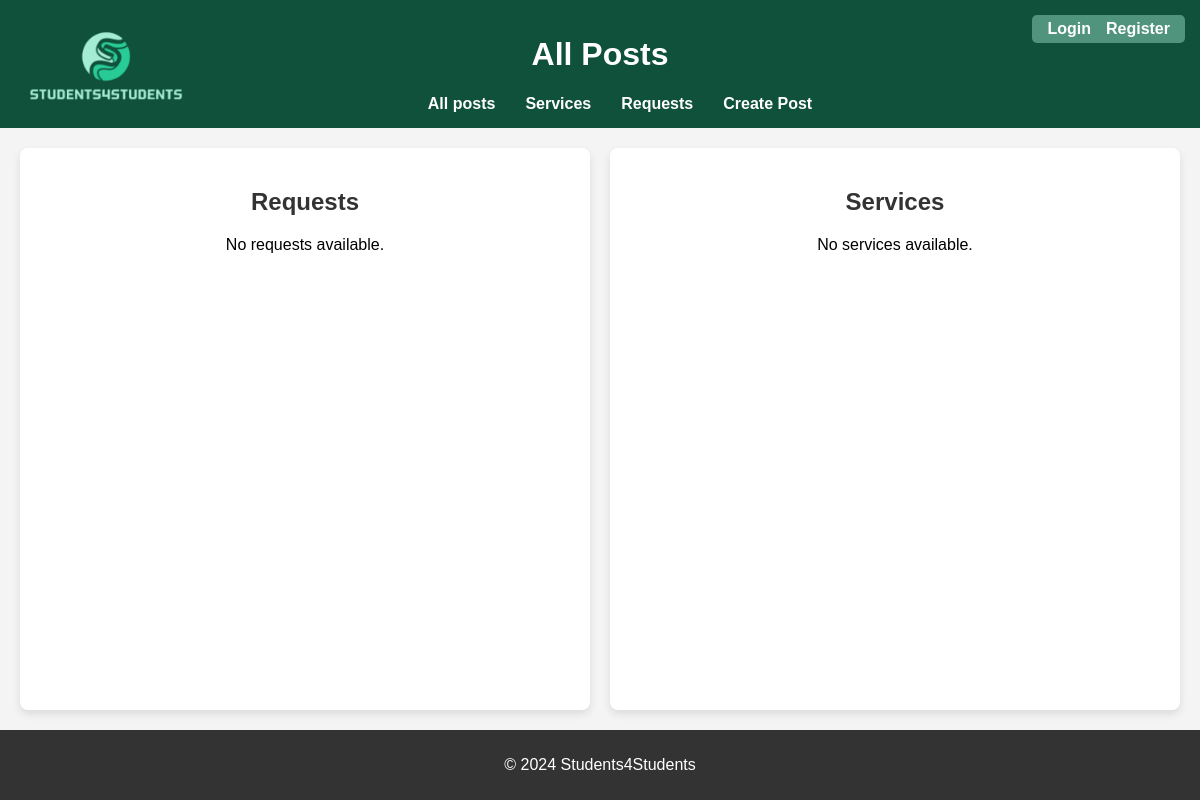
The app's page /allposts, older data.
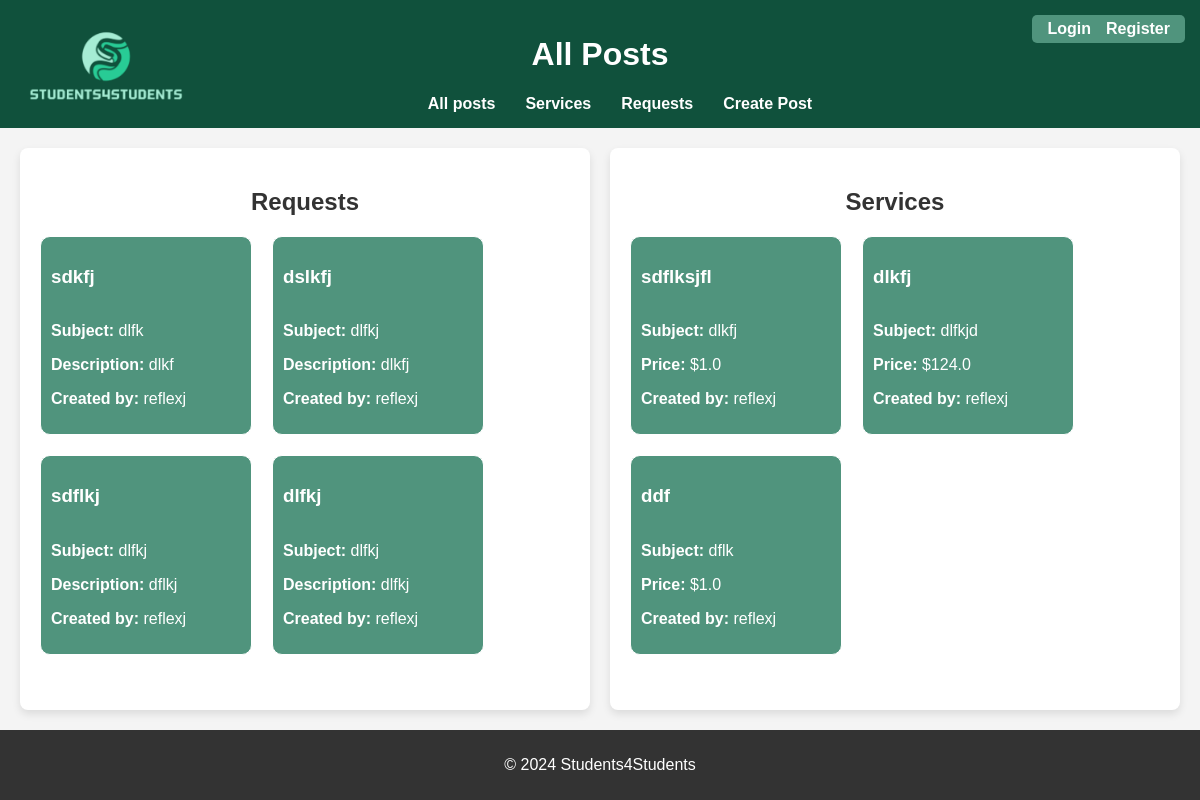
The same page, newer data.
### app.py (models this page shows, shortened)
class RequestPost(db.Model):
    id = db.Column(db.Integer, primary_key=True)
    title = db.Column(db.String(100), nullable=False)
    description = db.Column(db.String(200), nullable=False)
    subject = db.Column(db.String(100), nullable=False)
    price = db.Column(db.String(100), nullable=False)
    additional_information = db.Column(db.String(200), nullable=True)
    contact =db.Column(db.String(100), nullable = False)
    user_id = db.Column(db.Integer, db.ForeignKey('user.id'), nullable=False)
    user = db.relationship('User', backref=db.backref('requests', lazy=True))

class User(db.Model, UserMixin):
    id = db.Column(db.Integer, primary_key=True)
    username = db.Column(db.String(150), unique=True, nullable=False)
    email = db.Column(db.String(150), unique=True, nullable=False)
    password = db.Column(db.String(150), nullable=False)
    posts = db.relationship('ServicePost', backref='user', lazy=True)

class ServicePost(db.Model):
    id = db.Column(db.Integer, primary_key=True)
    title = db.Column(db.String(100), nullable=False)
    description = db.Column(db.String(200), nullable=False)
    price = db.Column(db.Float, nullable=False)
    subject = db.Column(db.String(100), nullable=False)
    university = db.Column(db.String(100), nullable=False)
    semester = db.Column(db.String(50), nullable=False)
    contact =db.Column(db.String(100), nullable = False)
    additional_info =db.Column(db.String(200), nullable = True)
    user_id = db.Column(db.Integer, db.ForeignKey('user.id'), nullable=False)

### app.py (the view)
@app.route('/allposts')
def allposts():
    posts = ServicePost.query.join(User).add_columns(User.username).all()
    requests = RequestPost.query.join(User).add_columns(User.username).all()
    return render_template('allposts.html', requests =requests, posts = posts)

### templates/allposts.html (shortened to what this page needs)
<!DOCTYPE html>
<html lang="en">
<head>
    <link rel="stylesheet" href="{{ url_for('static', filename='style_allposts.css') }}">
</head>
<body>
    <header>
        <a href="/">
            <img src="{{ url_for('static', filename='images/logo.png') }}" alt="Website Logo" id="logo">
        </a>
        <h1>All Posts</h1>
        <nav>
            <ul>
                <li><a href="/allposts">All posts</a></li>
                <li><a href="/supply">Services</a></li>
                <li><a href="/requests">Requests</a></li>
                <li><a href="/createpost">Create Post</a></li>
            </ul>
        </nav>
        <section class="auth-links">
            {% if current_user.is_authenticated %}
                <a href="/profile">Your Profile</a>
                <a href="{{ url_for('logout') }}">Logout</a>
            {% else %}
                <a href="{{ url_for('login') }}">Login</a>
                <a href="{{ url_for('register') }}">Register</a>
            {% endif %}
        </section>
    </header>
    <main>
        <div id="all_requests">
            <h2>Requests</h2>
            <form>
                {% if requests %}
                <div class="post-container">
                        {% for request, username in requests %}
                        <ul class="post-list">
                        <li>
                            <a id="link" href="{{ url_for('request_detail', request_id=request.id) }}"><h3>{{ request.title }}</h3></a>
                            <p><strong>Subject:</strong> {{ request.subject }}</p>
                            <p><strong>Description:</strong> {{ request.description }}</p>
                            <p><strong>Created by:</strong> {{ username }}</p>
                        </li>
                    </ul>
                    {% endfor %}
                </div>
                {% else %}
                <p id="no">No requests available.</p>
                {% endif %}
            </form>
        </div>
        <div id="all_services">
            <h2>Services</h2>
            <form>
                {% if posts %}
                <div class="post-container">
                    {% for post, username in posts %}
                    <ul class="post-list">
                        <li>
                            <a id="link" href="{{ url_for('service_detail', service_id=post.id) }}"><h3>{{ post.title }}</h3></a>
                            <p><strong>Subject:</strong> {{ post.subject }}</p>
                            <p><strong>Price:</strong> ${{ post.price }}</p>
                            <p><strong>Created by:</strong> {{ username }}</p>
                        </li>
                    </ul>
                    {% endfor %}
                </div>
                {% else %}
                <p id="no">No services available.</p>
                {% endif %}
            </form>
        </div>
    </main>
    <footer>
        <p>&copy; 2024 Students4Students</p>
    </footer>
</body>
</html>

Row changes from the older to the newer data that the page shows:
added RequestPost: title "sdkfj", subject "dlfk", description "dlkf", username "reflexj"
added RequestPost: title "dslkfj", subject "dlfkj", description "dlkfj", username "reflexj"
added RequestPost: title "sdflkj", subject "dlfkj", description "dflkj", username "reflexj"
added RequestPost: title "dlfkj", subject "dlfkj", description "dlfkj", username "reflexj"
added ServicePost: title "sdflksjfl", subject "dlkfj", price "1.0", username "reflexj"
added ServicePost: title "dlkfj", subject "dlfkjd", price "124.0", username "reflexj"
added ServicePost: title "ddf", subject "dflk", price "1.0", username "reflexj"
Text that changed along with them:
text no longer shown: "No requests available. No services available."
